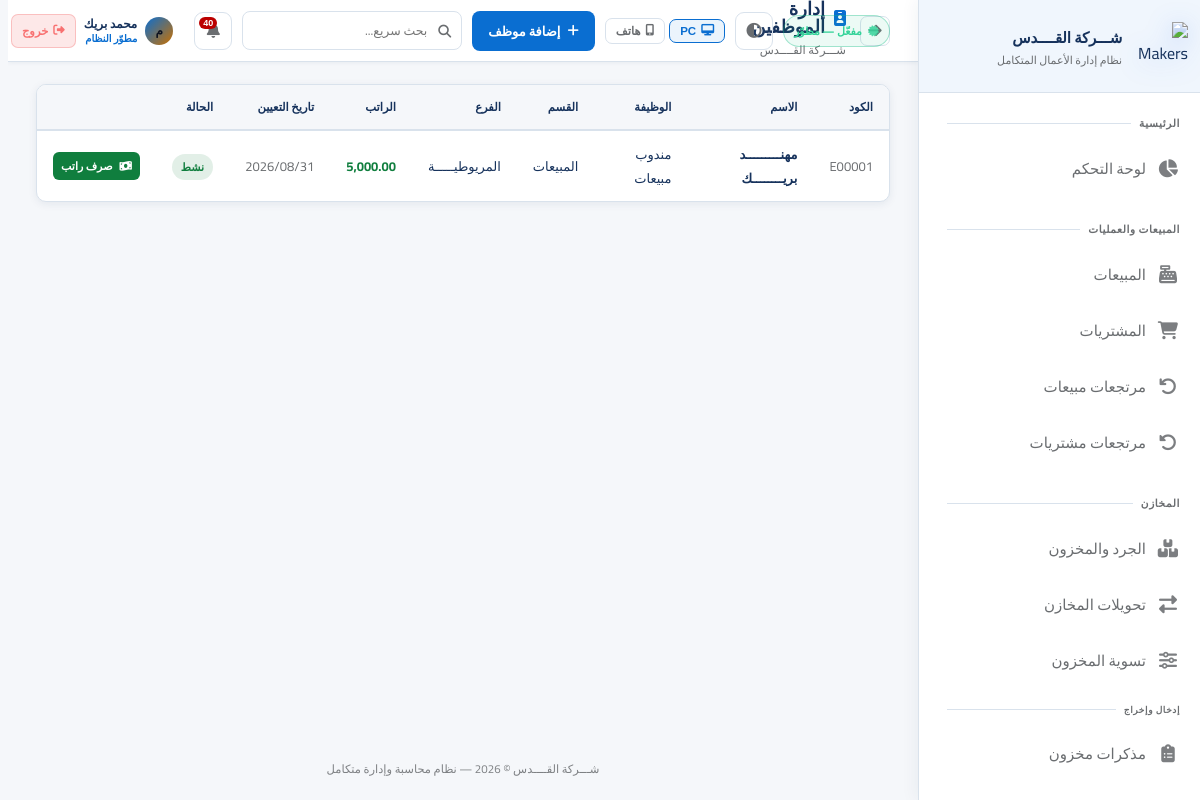
Page /employees (signed in) on the committed database.
### app.py (models this page shows, shortened)
class AppSetting(db.Model):
    id = db.Column(db.Integer, primary_key=True)
    key = db.Column(db.String(80), unique=True, nullable=False)
    value = db.Column(db.Text)

class User(UserMixin, db.Model):
    id = db.Column(db.Integer, primary_key=True)
    username = db.Column(db.String(80), unique=True, nullable=False)
    password_hash = db.Column(db.String(256))
    full_name = db.Column(db.String(120))
    role = db.Column(db.String(20), default='user')  # developer, admin, manager, user
    branch_id = db.Column(db.Integer, db.ForeignKey('branch.id'))
    is_active = db.Column(db.Boolean, default=True)
    created_at = db.Column(db.DateTime, default=datetime.utcnow)
    last_seen = db.Column(db.DateTime, nullable=True)
    last_ip = db.Column(db.String(64), nullable=True)
    last_user_agent = db.Column(db.String(256), nullable=True)
    permissions = db.Column(db.Text)  # JSON list of permission keys; empty = استخدام صلاحيات الدور

class Employee(db.Model):
    id = db.Column(db.Integer, primary_key=True)
    code = db.Column(db.String(50), unique=True)
    name = db.Column(db.String(200), nullable=False)
    phone = db.Column(db.String(20))
    email = db.Column(db.String(100))
    national_id = db.Column(db.String(30))
    address = db.Column(db.Text)
    photo = db.Column(db.String(300))
    position = db.Column(db.String(100))
    department = db.Column(db.String(100))
    manager_id = db.Column(db.Integer, db.ForeignKey('employee.id'))
    user_id = db.Column(db.Integer, db.ForeignKey('user.id'))
    branch_id = db.Column(db.Integer, db.ForeignKey('branch.id'))
    salary = db.Column(db.Float, default=0)
    hire_date = db.Column(db.Date)
    employment_status = db.Column(db.String(30), default='active')
    contract_type = db.Column(db.String(40), default='permanent')
    is_active = db.Column(db.Boolean, default=True)
    branch = db.relationship('Branch')
    manager = db.relationship('Employee', remote_side=[id], foreign_keys=[manager_id])

class Branch(db.Model):
    id = db.Column(db.Integer, primary_key=True)
    name = db.Column(db.String(100), nullable=False)
    address = db.Column(db.String(200))
    phone = db.Column(db.String(20))
    is_active = db.Column(db.Boolean, default=True)
    users = db.relationship('User', backref='branch', lazy=True)
    warehouses = db.relationship('Warehouse', backref='branch', lazy=True)

### app.py (the view)
@app.route('/employees')
@login_required
def employees():
    employees_list = Employee.query.filter_by(is_active=True).all()
    return render_template('employees.html', employees=employees_list)

### templates/employees.html (shortened to what this page needs)
{% extends 'base.html' %}
{% set block_icon = 'fas fa-id-badge' %}
{% block topbar_actions %}<a href="{{ url_for('add_employee') }}" class="btn btn-primary"><i class="fas fa-plus"></i> إضافة موظف</a>{% endblock %}
{% block content %}
<div class="card"><div class="table-container"><table>
    <thead><tr><th>الكود</th><th>الاسم</th><th>الوظيفة</th><th>القسم</th><th>الفرع</th><th>الراتب</th><th>تاريخ التعيين</th><th>الحالة</th><th></th></tr></thead>
    <tbody>
        {% for e in employees %}
        <tr>
            <td style="color:var(--text-muted);">{{ e.code }}</td>
            <td style="font-weight:600;">{{ e.name }}</td>
            <td>{{ e.position or '—' }}</td>
            <td>{{ e.department or '—' }}</td>
            <td>{{ e.branch.name if e.branch else '—' }}</td>
            <td style="font-weight:700;color:var(--success);">{{ "{:,.2f}".format(e.salary) }}</td>
            <td style="color:var(--text-muted);">{{ e.hire_date.strftime('%Y/%m/%d') if e.hire_date else '—' }}</td>
            <td><span class="badge {{ 'badge-success' if e.is_active else 'badge-danger' }}">{{ 'نشط' if e.is_active else 'غير نشط' }}</span></td>
            <td>
                {% if e.is_active %}
                <a href="{{ url_for('pay_employee_salary', id=e.id) }}" class="btn btn-success btn-xs"><i class="fas fa-money-bill-wave"></i> صرف راتب</a>
                {% else %}—{% endif %}
            </td>
        </tr>
        {% else %}
        <tr><td colspan="9"><div class="empty-state"><i class="fas fa-users"></i><h3>لا يوجد موظفون</h3></div></td></tr>
        {% endfor %}
    </tbody>
</table></div></div>
{% endblock %}

### templates/base.html (shortened to what this page needs)
<!DOCTYPE html>
<html lang="ar" dir="rtl" data-theme="fiori" data-layout-default="{{ layout_max_width | default('1400px') }}">
<head>
    <link rel="stylesheet" href="https://cdnjs.cloudflare.com/ajax/libs/font-awesome/6.5.0/css/all.min.css">
    <link rel="stylesheet" href="{{ url_for('static', filename='css/style.css') }}">
</head>
<body>
<aside class="sidebar sidebar-enterprise" id="sidebar">
    <div class="sidebar-logo">
        <div class="logo-icon">
            <img src="{{ url_for('static', filename='img/logo-makers-erp-3d.png') }}" alt="Makers ERP">
        </div>
        <div class="logo-text">
            <div class="name">{{ app_brand_title | default('Silsal POS') }}</div>
            <div class="sub">نظام إدارة الأعمال المتكامل</div>
        </div>
    </div>
    <nav class="sidebar-nav" id="sidebarNav" style="display:flex;flex-direction:column;padding-bottom:8px;">
        <div class="nav-section">
            <div class="nav-label">الرئيسية</div>
            {% if can('dashboard') %}
            <a href="{{ url_for('dashboard') }}" class="nav-link {% if request.endpoint=='dashboard' %}active{% endif %}">
                <i class="fas fa-chart-pie"></i><span class="label">لوحة التحكم</span>
            </a>
            {% endif %}
        </div>
        {% if can('sales') or can('purchases') or can('returns') %}
        <div class="nav-section">
            <div class="nav-label">المبيعات والعمليات</div>
            {% if can('sales') %}
            <a href="{{ url_for('sales') }}" class="nav-link {% if 'sale' in (request.endpoint or '') and 'return' not in (request.endpoint or '') and 'report' not in (request.endpoint or '') %}active{% endif %}">
                <i class="fas fa-cash-register"></i><span class="label">المبيعات</span>
            </a>
            {% endif %}
            {% if can('purchases') %}
            <a href="{{ url_for('purchases') }}" class="nav-link {% if 'purchase' in (request.endpoint or '') and 'return' not in (request.endpoint or '') and 'report' not in (request.endpoint or '') %}active{% endif %}">
                <i class="fas fa-shopping-cart"></i><span class="label">المشتريات</span>
            </a>
            {% endif %}
            {% if can('returns') %}
            <a href="{{ url_for('sale_returns') }}" class="nav-link {% if request.endpoint in ['sale_returns','new_sale_return'] %}active{% endif %}">
                <i class="fas fa-undo"></i><span class="label">مرتجعات مبيعات</span>
            </a>
            <a href="{{ url_for('purchase_returns') }}" class="nav-link {% if request.endpoint in ['purchase_returns','new_purchase_return'] %}active{% endif %}">
                <i class="fas fa-undo-alt"></i><span class="label">مرتجعات مشتريات</span>
            </a>
            {% endif %}
        </div>
        {% endif %}
        {% if can('inventory') or can('transfers') or can('adjust_stock') %}
        <div class="nav-section">
            <div class="nav-label">المخازن</div>
            {% if can('inventory') %}
            <a href="{{ url_for('inventory') }}" class="nav-link {% if request.endpoint=='inventory' %}active{% endif %}">
                <i class="fas fa-boxes"></i><span class="label">الجرد والمخزون</span>
            </a>
            {% endif %}
            {% if can('transfers') %}
            <a href="{{ url_for('transfers') }}" class="nav-link {% if 'transfer' in (request.endpoint or '') %}active{% endif %}">
                <i class="fas fa-exchange-alt"></i><span class="label">تحويلات المخازن</span>
            </a>
            {% endif %}
            {% if can('adjust_stock') %}
            <a href="{{ url_for('adjust_stock') }}" class="nav-link {% if request.endpoint=='adjust_stock' %}active{% endif %}">
                <i class="fas fa-sliders-h"></i><span class="label">تسوية المخزون</span>
            </a>
            {% endif %}
            {% if can('inventory') %}
            <div class="nav-label" style="padding-top:10px;font-size:9px;">إدخال وإخراج</div>
            <a href="{{ url_for('inventory_memos_list') }}" class="nav-link ">
                <i class="fas fa-clipboard-list"></i><span class="label">مذكرات مخزون</span>
            </a>
            {% endif %}
        </div>
        {% endif %}
        {% if can('customers') or can('suppliers') or can('employees') %}
        <div class="nav-section">
        </div>
        {% endif %}
    </nav>
</aside>
<main class="main-content">
    <div class="topbar">
        <div style="display:flex;align-items:center;gap:14px;">
            <button type="button" onclick="history.back()" class="icon-btn" title="رجوع" style="font-size:15px;flex-shrink:0;"><i class="fas fa-arrow-right"></i></button>
            <div>
                <div class="page-title"><i class="{{ block_icon | default('fas fa-home') }}"></i>{% block page_title %}الرئيسية{% endblock %}</div>
                <div class="breadcrumb">{% block breadcrumb %}{{ app_brand_title }}{% endblock %}</div>
            </div>
        </div>
        <div class="topbar-right">
            {% if subscription_status %}
            <span class="sub-pill {% if subscription_status.kind in ('developer','permanent') %}ok{% elif subscription_status.kind in ('expired','none') %}bad{% else %}warn{% endif %}" title="حالة الاشتراك / الترخيص">
                <i class="fas fa-certificate" style="margin-left:6px;opacity:.85;"></i>{{ subscription_status.line }}
            </span>
            {% endif %}
            <button type="button" class="theme-toggle" onclick="erpToggleTheme()" title="تبديل الثيم (Fiori / فاتح / داكن)"><i class="fas fa-adjust"></i></button>
            <div class="erp-device-layout-tools" style="display:flex;align-items:center;gap:4px;flex-shrink:0;" title="وضع العرض — يُحفظ على هذا الجهاز فقط">
                <button type="button" id="btnLayoutPC" onclick="erpSetLayout('pc')" title="عرض PC"
                    style="display:flex;align-items:center;gap:5px;padding:5px 10px;border-radius:7px;font-size:11.5px;font-weight:700;
                           border:1px solid var(--border);background:transparent;color:var(--text-muted);cursor:pointer;transition:all .18s;">
                    <i class="fas fa-desktop"></i> PC
                </button>
                <button type="button" id="btnLayoutPhone" onclick="erpSetLayout('phone')" title="عرض هاتف"
                    style="display:flex;align-items:center;gap:5px;padding:5px 10px;border-radius:7px;font-size:11.5px;font-weight:700;
                           border:1px solid var(--border);background:transparent;color:var(--text-muted);cursor:pointer;transition:all .18s;">
                    <i class="fas fa-mobile-alt"></i> هاتف
                </button>
            </div>
            {% block topbar_actions %}{% endblock %}
            <div style="position:relative;" id="globalSearchWrapper">
                <div style="position:relative;">
                    <i class="fas fa-search" style="position:absolute;right:11px;top:50%;transform:translateY(-50%);color:var(--text-muted);font-size:13px;pointer-events:none;"></i>
                    <input type="text" id="globalSearchInput" placeholder="بحث سريع..." autocomplete="off"
                        style="width:220px;padding:7px 34px 7px 12px;background:rgba(255,255,255,.04);border:1px solid var(--border);
                               border-radius:8px;color:var(--text);font-family:Cairo,sans-serif;font-size:12.5px;transition:all .2s;"
                        onfocus="this.style.borderColor='var(--accent)';this.style.width='280px'"
                        onblur="setTimeout(()=>{this.style.borderColor='';this.style.width='220px';closeGlobalSearch()},200)">
                </div>
            </div>
            <div style="position:relative;" id="notifWrapper">
                <button class="notif-btn" onclick="toggleNotif()" title="الإشعارات">
                    <i class="fas fa-bell"></i>
                    <span class="notif-count" id="notifCount"></span>
                </button>
            </div>
            <div style="display:flex;align-items:center;gap:8px;padding:4px 10px;border-radius:10px;
                        background:rgba(255,255,255,.05);border:1px solid rgba(255,255,255,.09);
                        backdrop-filter:blur(12px);-webkit-backdrop-filter:blur(12px);flex-shrink:0;">
                <div style="width:28px;height:28px;border-radius:50%;background:linear-gradient(135deg,var(--accent),#c97000);
                            display:flex;align-items:center;justify-content:center;font-size:12px;font-weight:800;color:#0f1422;flex-shrink:0;">
                </div>
                <div style="line-height:1.3;min-width:0;">
                    <div style="font-size:12px;font-weight:700;color:var(--text);white-space:nowrap;overflow:hidden;text-overflow:ellipsis;max-width:100px;">
                        {{ current_user.full_name or current_user.username }}
                    </div>
                    <div style="font-size:10px;color:var(--accent);font-weight:600;">
                        {% if current_user.role=='developer' %}مطوّر النظام
                        {% elif current_user.role=='admin' %}مدير النظام
                        {% elif current_user.role=='manager' %}مشرف
                        {% else %}مستخدم{% endif %}
                    </div>
                </div>
                <a href="{{ url_for('logout') }}" title="تسجيل الخروج"
                   style="display:flex;align-items:center;gap:5px;padding:5px 10px;border-radius:7px;
                          background:rgba(239,68,68,.12);border:1px solid rgba(239,68,68,.25);
                          color:#f87171;font-size:11.5px;font-weight:700;text-decoration:none;white-space:nowrap;
                          transition:all .18s;flex-shrink:0;"
                   onmouseover="this.style.background='rgba(239,68,68,.22)';this.style.borderColor='rgba(239,68,68,.5)'"
                   onmouseout="this.style.background='rgba(239,68,68,.12)';this.style.borderColor='rgba(239,68,68,.25)'">
                    <i class="fas fa-sign-out-alt"></i> خروج
                </a>
            </div>
        </div>
    </div>
    <div class="content fade-in">
        {% block content %}{% endblock %}
    </div>
    <div class="app-footer-note">{{ app_brand_title }} © 2026 — نظام محاسبة وإدارة متكامل</div>
</main>
</body>
</html>

### rows in the picture
AppSetting: value "شـــركة القــــدس"
User: full_name "محمد بريك"
Employee: code "E00001", name "مهنـــــــــد بريــــــــك", position "مندوب مبيعات", department "المبيعات", branch "المريوطيـــــة", salary "5,000.00", hire_date "2026/08/31", is_active "نشط"

### other values in the picture
{{ subscription_status.line }} "مفعّل — مطوّر"
